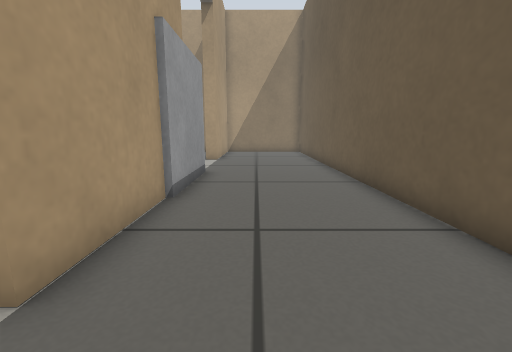
View 1 (above)

16 first-person views from a walk through a Gazebo world. The camera is 0.4 m above the floor, tilts 10° down and sees 90° across. The floor is counted in squares, 0.25 m on a side. Each view is taken from the middle of a square. On the plan, view 1 faces up. The plan holds only what a view shows up to about 14 squares ahead; the rest is blank.

View 2
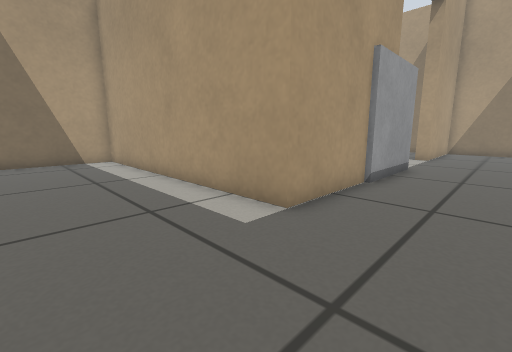

View 3
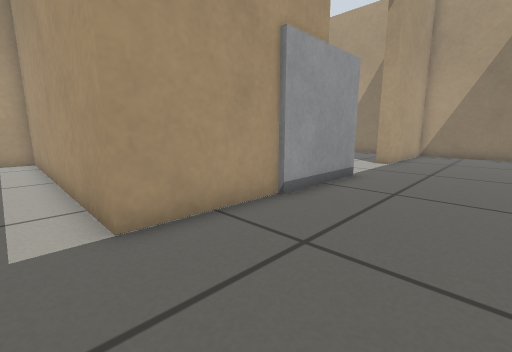

View 4
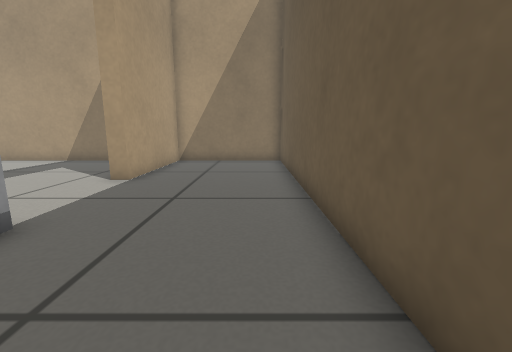

View 5
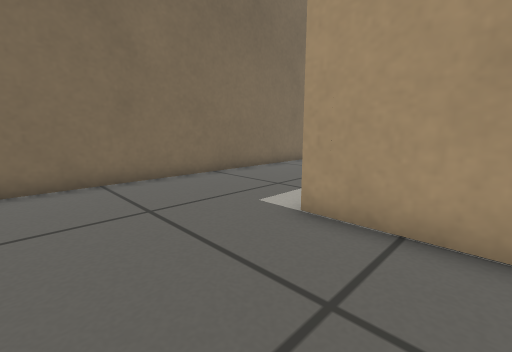

View 6
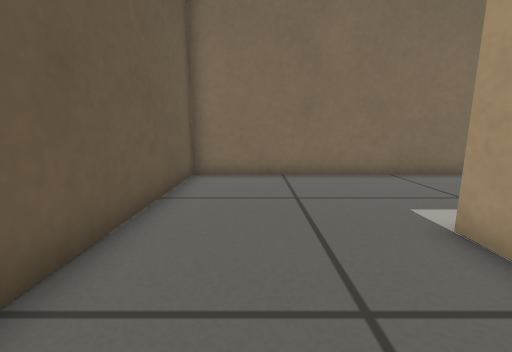

View 7
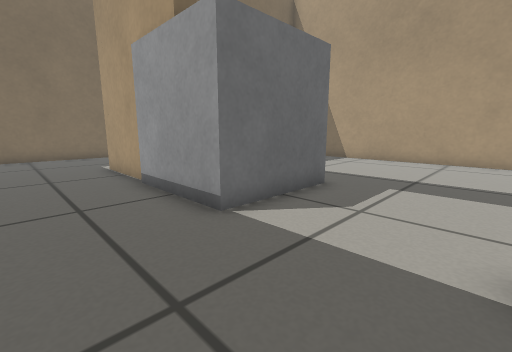

View 8
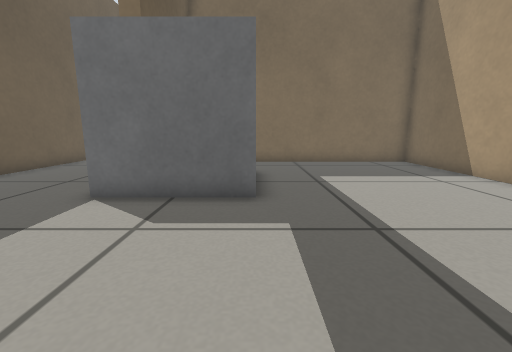

View 9
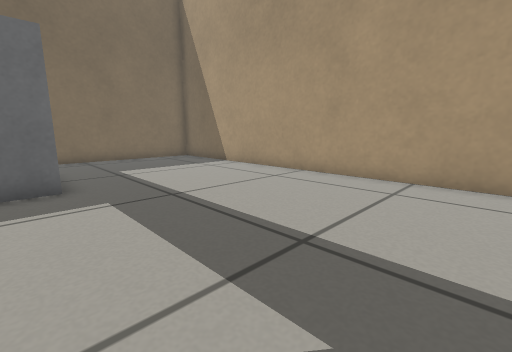

View 10
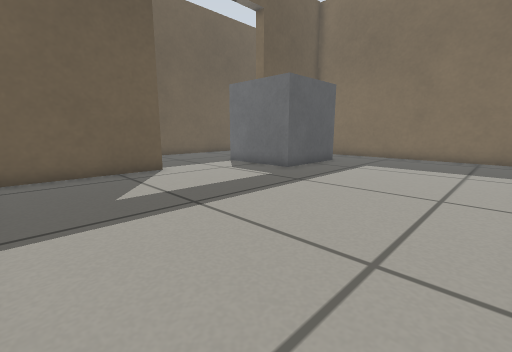

View 11
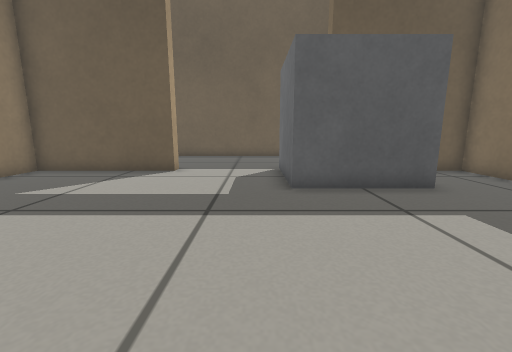

View 12
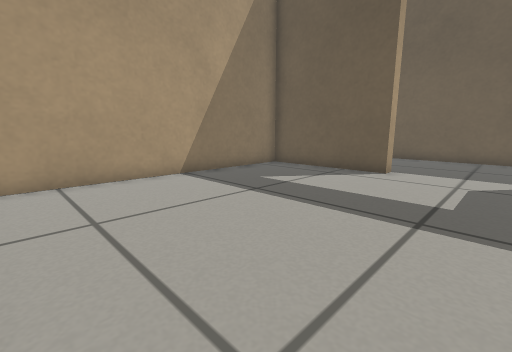

View 13
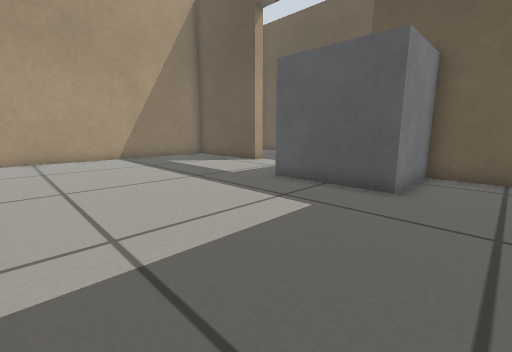

View 14
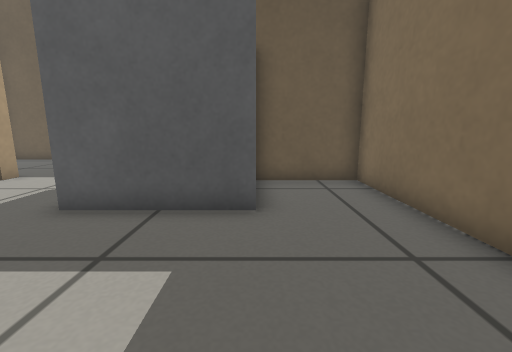

View 15
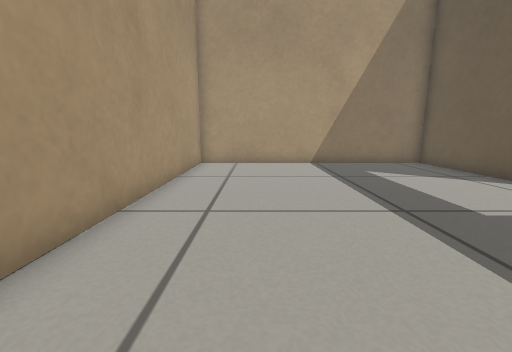

View 16
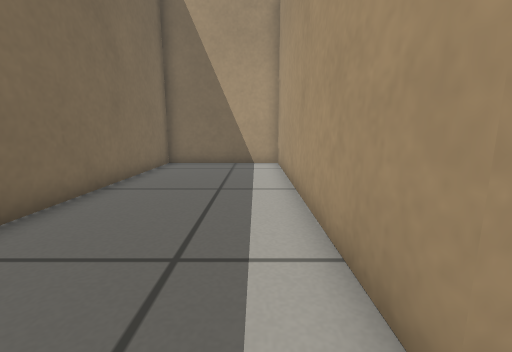

### Floor plan
Key: @ floor where view 1 was taken; # wall or solid block; . floor; D open door; B grey box.
Columns run from 14 left of view 1 to 3 right of it. Each row starts with its distance up from view 1.
 20 ##################
 19 #..........##....#
 18 #..........##....#
 17 #..........##....#
 16 #..........##....#
 15 #..........##....#
 14 #..........DD....#
 13 #..........DD....#
 12 #..........DD....#
 11 #..........DD....#
 10 #.......BBBBB....#
  9 #.......B   B....#
  8 #.......B   #....#
  7 #.......B   #....#
  6 #.......BBBB#....#
  5 #..........##....#
  4 #..........##....#
  3 #############....#
  2 #############....#
  1 #................#
  0 #.............@..#
 -1 #................#
 -2 #................#
 -3 ##################

Positions as (right, up) in squares from view 1, and headings:
1: (0, 0), facing up
2: (1, -2), facing up-left
3: (2, 1), facing up-left
4: (2, 6), facing up
5: (2, 5), facing down-left
6: (1, 6), facing down
7: (1, 14), facing down-left
8: (-6, 16), facing down
9: (-5, 18), facing down-left
10: (-13, 19), facing down-right
11: (-13, 11), facing right
12: (-13, 11), facing up-right
13: (-13, 4), facing up-right
14: (-11, 6), facing right
15: (-11, 7), facing up
16: (-1, 1), facing left
